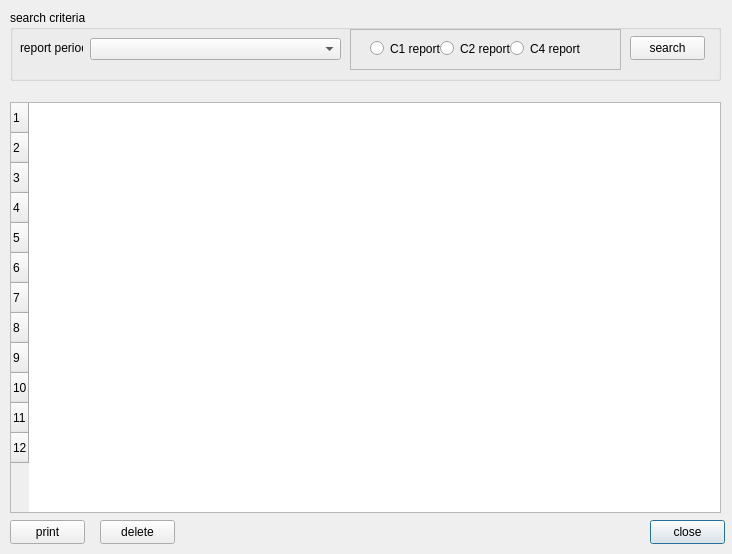
<ui version="4.0" >
 <class>HalfYearlyReportClass</class>
 <widget class="QDialog" name="HalfYearlyReportClass" >
  <property name="geometry" >
   <rect>
    <x>0</x>
    <y>0</y>
    <width>732</width>
    <height>554</height>
   </rect>
  </property>
  <property name="windowTitle" >
   <string>HalfYearlyReportVC</string>
  </property>
  <widget class="QPushButton" name="btnClose" >
   <property name="geometry" >
    <rect>
     <x>650</x>
     <y>520</y>
     <width>75</width>
     <height>24</height>
    </rect>
   </property>
   <property name="text" >
    <string>close</string>
   </property>
  </widget>
  <widget class="QGroupBox" name="grpSearchCriteria" >
   <property name="geometry" >
    <rect>
     <x>10</x>
     <y>10</y>
     <width>711</width>
     <height>71</height>
    </rect>
   </property>
   <property name="title" >
    <string>search criteria</string>
   </property>
   <widget class="QPushButton" name="btnSearch" >
    <property name="geometry" >
     <rect>
      <x>620</x>
      <y>26</y>
      <width>75</width>
      <height>24</height>
     </rect>
    </property>
    <property name="text" >
     <string>search</string>
    </property>
   </widget>
   <widget class="QFrame" name="fraReportType" >
    <property name="geometry" >
     <rect>
      <x>340</x>
      <y>19</y>
      <width>271</width>
      <height>41</height>
     </rect>
    </property>
    <property name="frameShape" >
     <enum>QFrame::StyledPanel</enum>
    </property>
    <property name="frameShadow" >
     <enum>QFrame::Raised</enum>
    </property>
    <widget class="QRadioButton" name="obtC1" >
     <property name="geometry" >
      <rect>
       <x>20</x>
       <y>10</y>
       <width>81</width>
       <height>19</height>
      </rect>
     </property>
     <property name="text" >
      <string>C1 report</string>
     </property>
    </widget>
    <widget class="QRadioButton" name="obtC2" >
     <property name="geometry" >
      <rect>
       <x>90</x>
       <y>10</y>
       <width>81</width>
       <height>19</height>
      </rect>
     </property>
     <property name="text" >
      <string>C2 report</string>
     </property>
    </widget>
    <widget class="QRadioButton" name="obtC4" >
     <property name="geometry" >
      <rect>
       <x>160</x>
       <y>10</y>
       <width>81</width>
       <height>19</height>
      </rect>
     </property>
     <property name="text" >
      <string>C4 report</string>
     </property>
    </widget>
   </widget>
   <widget class="QComboBox" name="cbReportPeriod" >
    <property name="geometry" >
     <rect>
      <x>80</x>
      <y>28</y>
      <width>251</width>
      <height>22</height>
     </rect>
    </property>
    <property name="whatsThis" >
     <string>Possibility to select one of the given period of time items.</string>
    </property>
   </widget>
   <widget class="QLabel" name="lbReportPeriod" >
    <property name="geometry" >
     <rect>
      <x>10</x>
      <y>31</y>
      <width>63</width>
      <height>14</height>
     </rect>
    </property>
    <property name="text" >
     <string>report period</string>
    </property>
   </widget>
  </widget>
  <widget class="QFrame" name="frame" >
   <property name="geometry" >
    <rect>
     <x>0</x>
     <y>90</y>
     <width>731</width>
     <height>431</height>
    </rect>
   </property>
   <property name="frameShape" >
    <enum>QFrame::NoFrame</enum>
   </property>
   <property name="frameShadow" >
    <enum>QFrame::Plain</enum>
   </property>
   <widget class="BasarTableWidget" name="tableWidget" >
    <property name="geometry" >
     <rect>
      <x>10</x>
      <y>12</y>
      <width>711</width>
      <height>411</height>
     </rect>
    </property>
    <property name="selectionMode" >
     <enum>QAbstractItemView::SingleSelection</enum>
    </property>
    <property name="selectionBehavior" >
     <enum>QAbstractItemView::SelectRows</enum>
    </property>
    <property name="rowCount" >
     <number>12</number>
    </property>
    <row/>
    <row/>
    <row/>
    <row/>
    <row/>
    <row/>
    <row/>
    <row/>
    <row/>
    <row/>
    <row/>
    <row/>
   </widget>
  </widget>
  <widget class="QPushButton" name="btnDelete" >
   <property name="geometry" >
    <rect>
     <x>100</x>
     <y>520</y>
     <width>75</width>
     <height>24</height>
    </rect>
   </property>
   <property name="whatsThis" >
    <string>Only if the option C4 is selected a open delivery can be deleted.</string>
   </property>
   <property name="text" >
    <string>delete</string>
   </property>
  </widget>
  <widget class="QPushButton" name="btnPrint" >
   <property name="geometry" >
    <rect>
     <x>10</x>
     <y>520</y>
     <width>75</width>
     <height>24</height>
    </rect>
   </property>
   <property name="text" >
    <string>print</string>
   </property>
  </widget>
 </widget>
 <layoutdefault spacing="6" margin="11" />
 <customwidgets>
  <customwidget>
   <class>BasarTableWidget</class>
   <extends>QTableWidget</extends>
   <header>libbasarqtwidget_tablewidget.h</header>
  </customwidget>
 </customwidgets>
 <resources/>
 <connections/>
</ui>
